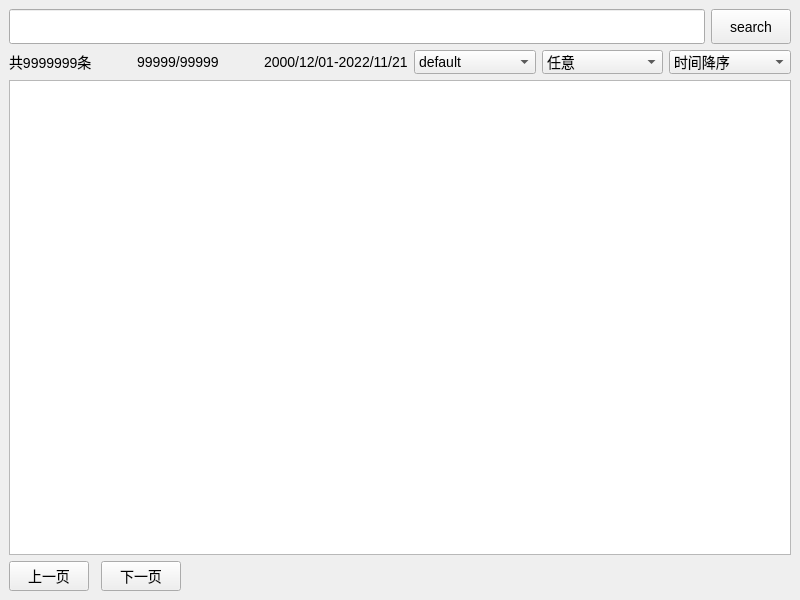
<?xml version="1.0" encoding="UTF-8"?>
<ui version="4.0">
 <class>MainWindow</class>
 <widget class="QMainWindow" name="MainWindow">
  <property name="geometry">
   <rect>
    <x>0</x>
    <y>0</y>
    <width>800</width>
    <height>600</height>
   </rect>
  </property>
  <property name="windowTitle">
   <string>MainWindow</string>
  </property>
  <widget class="QWidget" name="centralwidget">
   <property name="styleSheet">
    <string notr="true">#page,#sum,#time,QPushButton,QComboBox {
    font-size: 14px;  /* 设置字号为12像素 */
    font-family: &quot;Microsoft YaHei&quot;;  /* 设置字体为Arial或sans-serif */
}
QLineEdit {
 font-family: &quot;Microsoft YaHei&quot;;
}</string>
   </property>
   <layout class="QVBoxLayout" name="verticalLayout">
    <item>
     <layout class="QHBoxLayout" name="horizontalLayout_2">
      <item>
       <widget class="QLineEdit" name="search_input">
        <property name="minimumSize">
         <size>
          <width>0</width>
          <height>35</height>
         </size>
        </property>
        <property name="font">
         <font>
          <family>Microsoft YaHei</family>
          <pointsize>11</pointsize>
         </font>
        </property>
       </widget>
      </item>
      <item>
       <widget class="QPushButton" name="search_button">
        <property name="minimumSize">
         <size>
          <width>0</width>
          <height>35</height>
         </size>
        </property>
        <property name="text">
         <string>search</string>
        </property>
       </widget>
      </item>
     </layout>
    </item>
    <item>
     <layout class="QHBoxLayout" name="horizontalLayout_3">
      <item>
       <widget class="QLabel" name="sum">
        <property name="text">
         <string>共9999999条</string>
        </property>
       </widget>
      </item>
      <item>
       <widget class="QLabel" name="page">
        <property name="maximumSize">
         <size>
          <width>16777215</width>
          <height>16777215</height>
         </size>
        </property>
        <property name="text">
         <string>99999/99999</string>
        </property>
       </widget>
      </item>
      <item>
       <widget class="ClickableLabel" name="time">
        <property name="styleSheet">
         <string notr="true">#time:hover{
color: red;
}</string>
        </property>
        <property name="text">
         <string>2000/12/01-2022/11/21</string>
        </property>
       </widget>
      </item>
      <item>
       <widget class="QComboBox" name="classify">
        <property name="maximumSize">
         <size>
          <width>150</width>
          <height>16777215</height>
         </size>
        </property>
        <property name="focusPolicy">
         <enum>Qt::WheelFocus</enum>
        </property>
        <item>
         <property name="text">
          <string>default</string>
         </property>
        </item>
        <item>
         <property name="text">
          <string>1</string>
         </property>
        </item>
        <item>
         <property name="text">
          <string>2</string>
         </property>
        </item>
       </widget>
      </item>
      <item>
       <widget class="QComboBox" name="target">
        <property name="maximumSize">
         <size>
          <width>150</width>
          <height>16777215</height>
         </size>
        </property>
        <item>
         <property name="text">
          <string>任意</string>
         </property>
        </item>
        <item>
         <property name="text">
          <string>标题</string>
         </property>
        </item>
        <item>
         <property name="text">
          <string>内容</string>
         </property>
        </item>
       </widget>
      </item>
      <item>
       <widget class="QComboBox" name="time_sort">
        <property name="maximumSize">
         <size>
          <width>150</width>
          <height>16777215</height>
         </size>
        </property>
        <item>
         <property name="text">
          <string>时间降序</string>
         </property>
        </item>
        <item>
         <property name="text">
          <string>时间升序</string>
         </property>
        </item>
       </widget>
      </item>
     </layout>
    </item>
    <item>
     <widget class="QScrollArea" name="scrollArea">
      <property name="widgetResizable">
       <bool>true</bool>
      </property>
      <widget class="QWidget" name="are">
       <property name="geometry">
        <rect>
         <x>0</x>
         <y>0</y>
         <width>780</width>
         <height>468</height>
        </rect>
       </property>
       <property name="styleSheet">
        <string notr="true">#are{
	background-color: rgb(255, 255, 255);
}</string>
       </property>
       <layout class="QVBoxLayout" name="verticalLayout_4">
        <property name="spacing">
         <number>0</number>
        </property>
        <property name="leftMargin">
         <number>0</number>
        </property>
        <property name="topMargin">
         <number>0</number>
        </property>
        <property name="rightMargin">
         <number>0</number>
        </property>
        <property name="bottomMargin">
         <number>0</number>
        </property>
        <item>
         <layout class="QVBoxLayout" name="list">
          <property name="spacing">
           <number>0</number>
          </property>
          <item>
           <spacer name="verticalSpacer">
            <property name="orientation">
             <enum>Qt::Vertical</enum>
            </property>
            <property name="sizeHint" stdset="0">
             <size>
              <width>20</width>
              <height>40</height>
             </size>
            </property>
           </spacer>
          </item>
         </layout>
        </item>
       </layout>
      </widget>
     </widget>
    </item>
    <item>
     <widget class="QWidget" name="bottom" native="true">
      <property name="styleSheet">
       <string notr="true">#bottom QPushButton{
font-family: &quot;微软雅黑&quot;;
}</string>
      </property>
      <layout class="QHBoxLayout" name="horizontalLayout_4">
       <property name="leftMargin">
        <number>0</number>
       </property>
       <property name="topMargin">
        <number>0</number>
       </property>
       <property name="rightMargin">
        <number>0</number>
       </property>
       <property name="bottomMargin">
        <number>0</number>
       </property>
       <item>
        <widget class="QPushButton" name="up_bt">
         <property name="text">
          <string>上一页</string>
         </property>
        </widget>
       </item>
       <item>
        <widget class="QWidget" name="page_bts" native="true">
         <layout class="QHBoxLayout" name="page_bts_list">
          <property name="spacing">
           <number>5</number>
          </property>
          <property name="leftMargin">
           <number>0</number>
          </property>
          <property name="topMargin">
           <number>0</number>
          </property>
          <property name="rightMargin">
           <number>0</number>
          </property>
          <property name="bottomMargin">
           <number>0</number>
          </property>
         </layout>
        </widget>
       </item>
       <item>
        <widget class="QPushButton" name="down_bt">
         <property name="text">
          <string>下一页</string>
         </property>
        </widget>
       </item>
       <item>
        <spacer name="horizontalSpacer_2">
         <property name="orientation">
          <enum>Qt::Horizontal</enum>
         </property>
         <property name="sizeHint" stdset="0">
          <size>
           <width>40</width>
           <height>20</height>
          </size>
         </property>
        </spacer>
       </item>
      </layout>
     </widget>
    </item>
   </layout>
  </widget>
 </widget>
 <customwidgets>
  <customwidget>
   <class>ClickableLabel</class>
   <extends>QLabel</extends>
   <header>clickablelabel.h</header>
  </customwidget>
 </customwidgets>
 <resources/>
 <connections/>
</ui>
